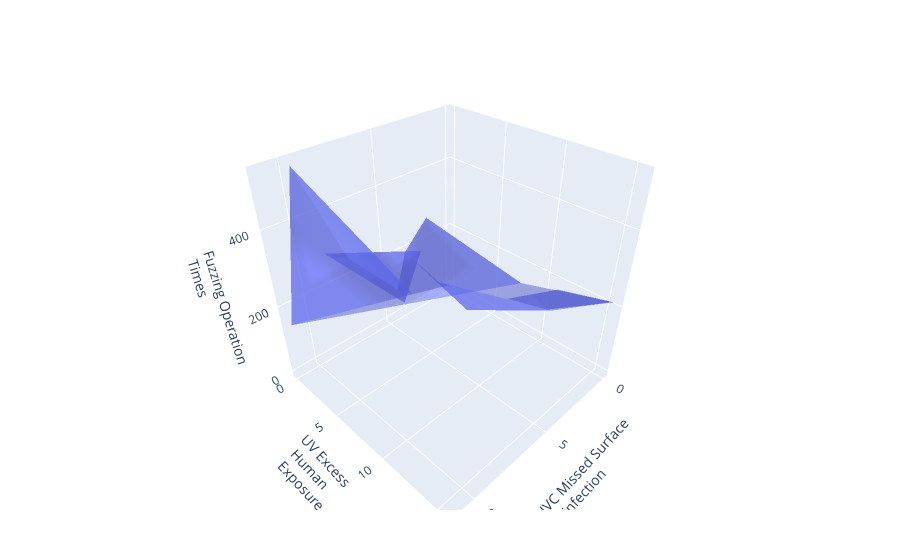

Notebook cell for this chart:
### Code cell
using PlotlyJS

layout = Layout(
    scene=attr( 
            xaxis=attr(
                nticks=4,
                title="UVC Missed Surface<br>Disinfection"),
            yaxis=attr(
                nticks=4,
                title="UV Excess <br> Human <br> Exposure"),
            zaxis=attr(
                nticks=4, 
                title="Fuzzing Operation<br> Times")))

mesh = plot(timebased_data, 
        x=:uvMissSurface, y=:uvExcessHuman, z=:fuzzOpTimes, opacity=0.5, type="mesh3d",
        mode="markers", marker=attr(size=3), layout)

### Figure 1 — Plotly figure (JSON) as saved in the notebook; plotly's stock layout.template omitted (floating-point values rounded to 4 significant figures)
{"data": [{"marker": {"size": 3}, "mode": "markers", "opacity": 0.5, "type": "mesh3d", "x": [0, 9.72, 11.1, 0, 0, 0, 7.6, 7, 2.15, 6.75, 4.54, 0.58, 2.87, 3.17, 6.13, 2.66, 9.1, 5.28, 2.99, 6.2], "xaxis": "x", "y": [0, 0.08, 0, 0, 15.54, 10.96, 0.54, 7.3, 8.91, 7.48, 12.44, 11.66, 5.89, 0, 4.3, 12.82, 1.02, 1.72, 2.91, 4.05], "yaxis": "y", "z": [0.08, 522.9, 146.5, 0.08, 213.8, 105.2, 264.5, 373.0, 159.1, 447.0, 321.0, 196.3, 86.6, 42.78, 307.5, 211.2, 316.6, 138.4, 129.3, 161.4]}], "layout": {"legend": {"tracegroupgap": 0}, "margin": {"b": 50, "l": 50, "r": 50, "t": 60}, "scene": {"xaxis": {"nticks": 4, "title": "UVC Missed Surface<br>Disinfection"}, "yaxis": {"nticks": 4, "title": "UV Excess <br> Human <br> Exposure"}, "zaxis": {"nticks": 4, "title": "Fuzzing Operation<br> Times"}}, "xaxis": {"title": {"text": "uvMissSurface"}}, "yaxis": {"title": {"text": "uvExcessHuman"}}}}
